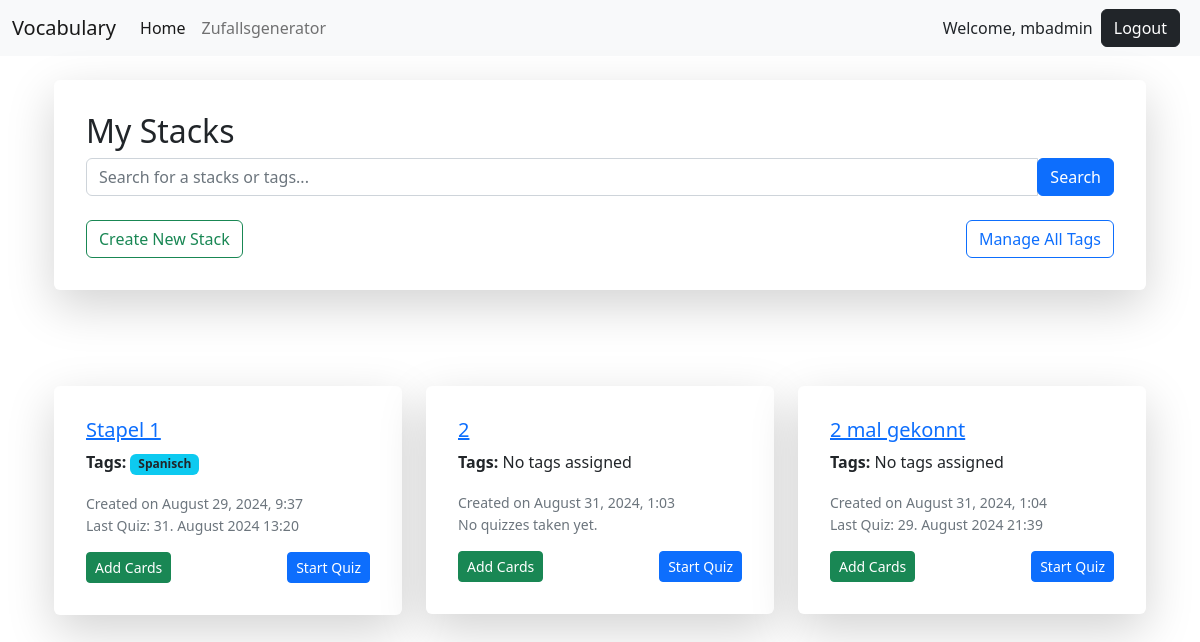
Page / (signed in) on the earlier database version.
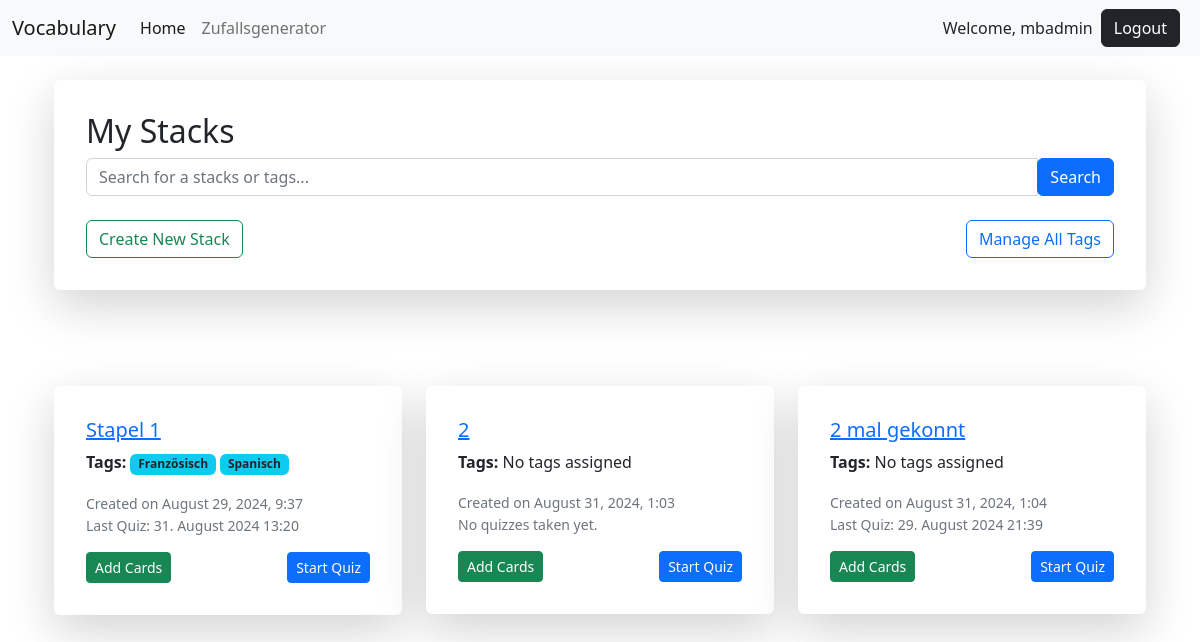
Same page on the later database version.
### vocab/models.py (models this page shows, shortened)
class Stack(models.Model):
    name = models.CharField(max_length=255)
    user = models.ForeignKey(User, on_delete=models.CASCADE)
    created_at = models.DateTimeField(auto_now_add=True)
    last_quiz_timestamp = models.DateTimeField(null=True, blank=True)  #

class StackTag(models.Model):
    stack = models.ForeignKey(Stack, on_delete=models.CASCADE)
    tag = models.ForeignKey(Tag, on_delete=models.CASCADE)
    added_by = models.ForeignKey('auth.User', on_delete=models.SET_NULL, null=True)
    created_at = models.DateTimeField(auto_now_add=True)
    class Meta:
        unique_together = ('stack', 'tag')

class Tag(models.Model):
    name = models.CharField(max_length=100, unique=True)
    user = models.ForeignKey(User, on_delete=models.CASCADE, related_name='tags')
    created_at = models.DateTimeField(auto_now_add=True)

### vocab/views.py (the view)
# urls.py: 2. Add a URL to urlpatterns:  path('', views.home, name='home')
@login_required
def home(request):
    query = request.GET.get('q')
    if query:
        stacks = Stack.objects.filter(
            Q(name__icontains=query, user=request.user) |
            Q(stacktag__tag__name__icontains=query, user=request.user)
        ).distinct()
    else:
        stacks = Stack.objects.filter(user=request.user)
    last_quiz_subquery = Card.objects.filter(stack=OuterRef('pk')).order_by('created_at').values('last_quiz_timestamp')[:1]
    stacks = stacks.annotate(last_quiz_date=Subquery(last_quiz_subquery))
    context = {
        'stacks': stacks,
    }
    return render(request, 'vocab/home.html', context)

### vocab/templates/vocab/home.html (shortened to what this page needs)
{% extends 'profiles/base.html' %}
{% block content %}
<section class="container">
    <div class="container mt-0">
        <div class="row justify-content-center">
            <div class="col-md-12">
                <div class="card mt-4 border-0 shadow-lg p-3 mb-5 bg-body rounded">
                    <div class="card-body">
                        <h2 class="card-title">My Stacks</h2>
                        <form method="GET" action="{% url 'vocab:home' %}" class="mb-4">
                            <div class="input-group">
                                <input type="text" name="q" class="form-control" placeholder="Search for a stacks or tags..." value="{{ request.GET.q }}">
                                <div class="input-group-append">
                                    <button class="btn btn-primary" type="submit">Search</button>
                                </div>
                            </div>
                        </form>
                       <div>
                            <a href="{% url 'vocab:create_stack' %}" class="btn btn-outline-success">Create New Stack</a>
                            <a href="{% url 'vocab:tags' %}" class="btn btn-outline-primary float-end">Manage All Tags</a>
                        </div>
                    </div>
                </div>
            </div>
        </div>
    </div>
    <div class="container mt-5">
        {% if stacks %}
        <div class="row">
            {% for stack in stacks %}
            <div class="col-md-4">
                  <div class="card mb-1 border-0 shadow-lg p-3 bg-body rounded">
                    <div class="card-body">
                        <a href="{% url 'vocab:stack_detail' stack.id %}" class=""><h5 class="card-title">{{ stack.name }}</h5></a>
                        <p class="card-text">
                                <strong>Tags:</strong>
                                {% for stack_tag in stack.stacktag_set.all %}
                                    <span class="badge bg-info text-dark">{{ stack_tag.tag.name }}</span>
                                {% empty %}
                                    <span>No tags assigned</span>
                                {% endfor %}
                        </p>
                            <small class="text-muted">
                                Created on {{ stack.created_at|date:"F j, Y, g:i" }}
                            </small>
                            <small class="text-muted">
                                {% if stack.last_quiz_date %}
                                    <p>Last Quiz: {{ stack.last_quiz_date }}</p>
                                {% else %}
                                    <p>No quizzes taken yet.</p>
                                {% endif %}
                            </small>
                        <div class="d-flex justify-content-between align-items-center">
                            <a href="{% url 'vocab:add_card' stack.id %}" class="btn btn-success btn-sm">Add Cards</a>
                            <a href="{% url 'vocab:quiz_options' stack.id %}" class="btn btn-primary btn-sm">Start Quiz</a>
                        </div>
                    </div>
                </div>
            </div>
            {% endfor %}
        </div>
        {% else %}
            <p>No stacks found.</p>
        {% endif %}
    </div>
</section>
{% endblock %}

Differences in the rows shown:
added StackTag: tag.name "Französisch", shown under Stack "Stapel 1"
